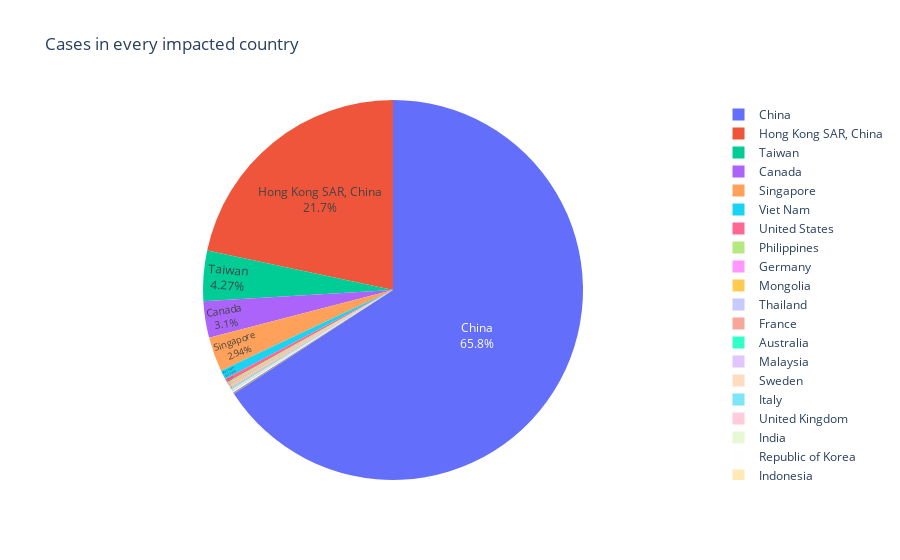

Write notebook code for a chart like this one.
### Code cell
# Plotting the graph for cases in each country

fig_1 = px.pie(cases_con, values="Total Cases", names="Country/Region", title="Cases in every impacted country")
fig_1.update_traces(textposition="inside", textinfo="percent+label")

### Figure 1 — Plotly figure (JSON) as saved in the notebook; plotly's stock layout.template omitted (floating-point values rounded to 4 significant figures)
{"data": [{"domain": {"x": [0, 1], "y": [0, 1]}, "hovertemplate": "Country/Region=%{label}<br>Total Cases=%{value}<extra></extra>", "labels": ["China", "Hong Kong SAR, China", "Taiwan", "Canada", "Singapore", "Viet Nam", "United States", "Philippines", "Germany", "Mongolia", "Thailand", "France", "Australia", "Malaysia", "Sweden", "Italy", "United Kingdom", "India", "Republic of Korea", "Indonesia", "Macao SAR, China", "Kuwait", "New Zealand", "Republic of Ireland", "Romania", "Russian Federation", "South Africa", "Spain", "Switzerland"], "legendgroup": "", "name": "", "showlegend": true, "textinfo": "percent+label", "textposition": "inside", "type": "pie", "values": [5327, 1755, 346, 251, 238, 63, 27, 14, 9, 9, 9, 7, 6, 5, 5, 4, 4, 3, 3, 2, 1, 1, 1, 1, 1, 1, 1, 1, 1]}], "layout": {"legend": {"tracegroupgap": 0}, "title": {"text": "Cases in every impacted country"}}}
